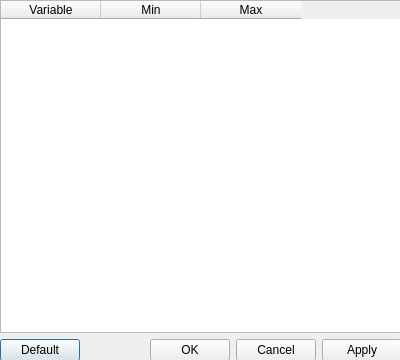
<?xml version="1.0" encoding="UTF-8"?>
<ui version="4.0">
 <class>MultiFilter</class>
 <widget class="QDialog" name="MultiFilter">
  <property name="geometry">
   <rect>
    <x>0</x>
    <y>0</y>
    <width>400</width>
    <height>360</height>
   </rect>
  </property>
  <property name="minimumSize">
   <size>
    <width>400</width>
    <height>300</height>
   </size>
  </property>
  <property name="windowTitle">
   <string>Dialog</string>
  </property>
  <widget class="QWidget" name="layoutWidget">
   <property name="geometry">
    <rect>
     <x>0</x>
     <y>0</y>
     <width>402</width>
     <height>361</height>
    </rect>
   </property>
   <layout class="QVBoxLayout" name="verticalLayout">
    <item>
     <widget class="QTableWidget" name="tableWidget">
      <property name="sizePolicy">
       <sizepolicy hsizetype="Preferred" vsizetype="Preferred">
        <horstretch>0</horstretch>
        <verstretch>0</verstretch>
       </sizepolicy>
      </property>
      <property name="minimumSize">
       <size>
        <width>400</width>
        <height>300</height>
       </size>
      </property>
      <column>
       <property name="text">
        <string>Variable</string>
       </property>
      </column>
      <column>
       <property name="text">
        <string>Min</string>
       </property>
      </column>
      <column>
       <property name="text">
        <string>Max</string>
       </property>
      </column>
     </widget>
    </item>
    <item>
     <layout class="QHBoxLayout" name="horizontalLayout_2">
      <item>
       <widget class="QPushButton" name="default_pushButton">
        <property name="text">
         <string>Default</string>
        </property>
       </widget>
      </item>
      <item>
       <spacer name="horizontalSpacer">
        <property name="orientation">
         <enum>Qt::Horizontal</enum>
        </property>
        <property name="sizeHint" stdset="0">
         <size>
          <width>48</width>
          <height>20</height>
         </size>
        </property>
       </spacer>
      </item>
      <item>
       <layout class="QHBoxLayout" name="horizontalLayout">
        <item>
         <widget class="QPushButton" name="ok_pushButton">
          <property name="text">
           <string>OK</string>
          </property>
         </widget>
        </item>
        <item>
         <widget class="QPushButton" name="cancel_pushButton">
          <property name="text">
           <string>Cancel</string>
          </property>
         </widget>
        </item>
        <item>
         <widget class="QPushButton" name="apply_pushButton">
          <property name="text">
           <string>Apply</string>
          </property>
         </widget>
        </item>
       </layout>
      </item>
     </layout>
    </item>
   </layout>
  </widget>
 </widget>
 <resources/>
 <connections/>
</ui>
